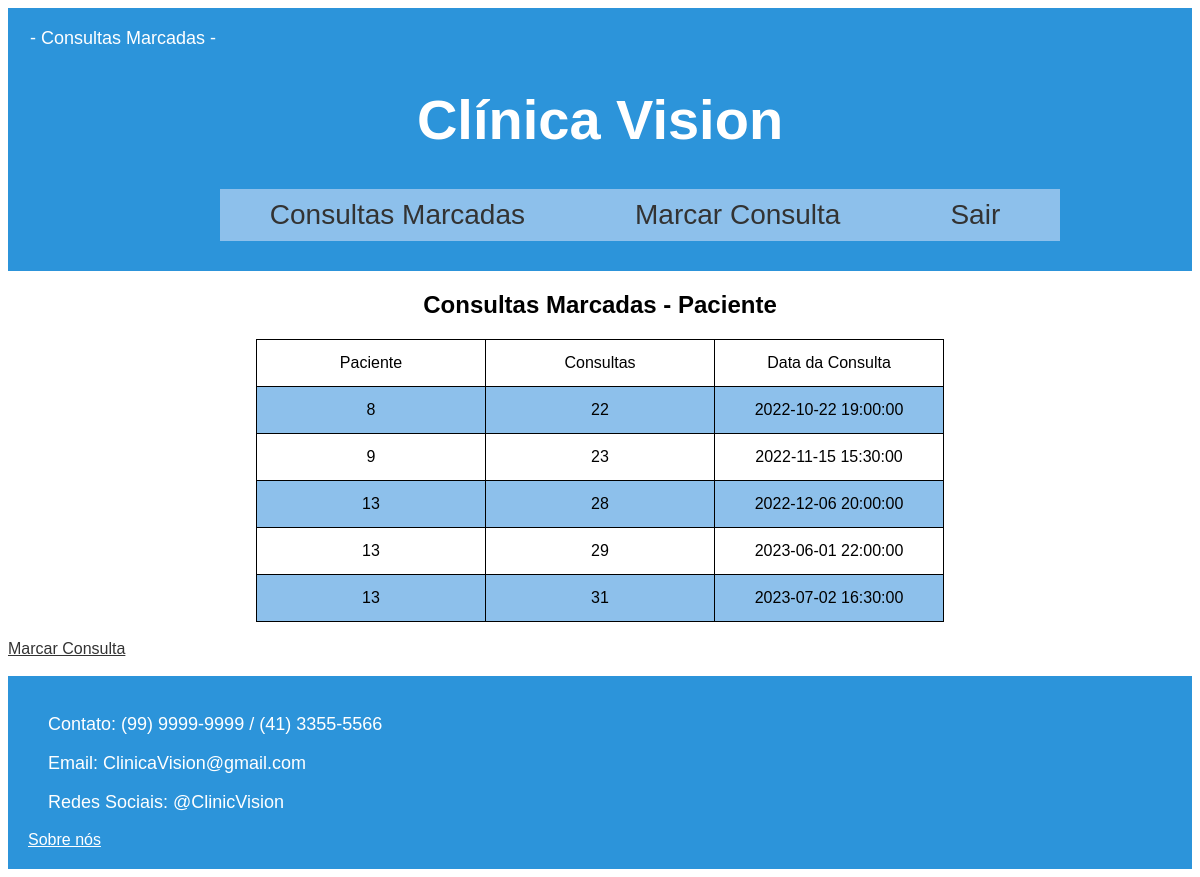
Screenshot of /paciente_view/consulta_paciente_view/listar_consultas_marcadas.php with the database file from the repository.
### tables this page shows
CREATE TABLE `consulta_paciente_view` (
  `cod_consulta_marcada` int(11) NOT NULL,
  `cod_consulta` int(11) NOT NULL,
  `cod_paciente` int(11) NOT NULL
);

CREATE TABLE `consulta_medico_view` (
  `cod_consulta` int(11) NOT NULL,
  `data_consulta` datetime NOT NULL,
  `status` tinyint(1) NOT NULL,
  `cod_medico` int(11) NOT NULL
);

### paciente_view/consulta_paciente_view/consulta_paciente_view.php (called while the page is built, shortened)
<?php
Class consulta_paciente_view{
public $conn;
    public function __Construct($conn){
        $this->conn=$conn;
    }
    public function Listar_consultas_marcadas(){
        $query="SELECT c.cod_consulta_marcada,consulta_medico_view.data_consulta, c.cod_paciente FROM `consulta_paciente_view`as c
                INNER JOIN `consulta_medico_view` ON c.`cod_consulta`= `consulta_medico_view`.`cod_consulta` WHERE 1;";
		$stmt=$this->conn->prepare($query);
		$stmt->execute();
		return $stmt;
    }
}
?>

### paciente_view/consulta_paciente_view/listar_consultas_marcadas.php (the view, shortened to what this page needs)
<!DOCTYPE html>
<html lang="en">
<head>
    <link rel="stylesheet" type="text/css" href="../../home.css">
</head>
<body>
    <div class="header">
        <p id="home">- Consultas Marcadas -</p>
        <h1>Clínica Vision</h1>
            <ul class="menu">
                <li><a href="listar_consultas_marcadas.php">Consultas Marcadas</a></li>
                <li><a href="marcar_consulta.php" id="adm">Marcar Consulta</a></li>
                <li><a href="../../home.html">Sair</a></li>
            </ul>
    </div>
<?php
include_once 'consulta_paciente_view.php';
$base=new Conexao();
$db=$base->getConection();
$cat=new consulta_paciente_view($db);
$stmt=$cat->Listar_consultas_marcadas();
echo "<h2>Consultas Marcadas - Paciente</h2>";
echo "<table border=1>";
    echo "<tr>";
        echo "<td>Paciente</td>";
        echo "<td>Consultas</td>";
        echo "<td>Data da Consulta</td>";
    echo "</tr>";
        while ($row = $stmt->fetch(PDO::FETCH_ASSOC)){
            extract($row);
            echo "<tr>";
                echo "<td>{$cod_paciente}</td>";
                echo "<td>{$cod_consulta_marcada}</td>";
                echo "<td>{$data_consulta}</td>";
             echo "</tr>";
    }
    echo "</table>";
?>
<br>
<a href="marcar_consulta.php" id="adm">Marcar Consulta</a><br><br>
    </body>
    <footer>
        <p>Contato: (99) 9999-9999 / (41) 3355-5566</p>
        <p>Email: ClinicaVision@gmail.com</p>
        <p>Redes Sociais: @ClinicVision</p>
        <a href="sobre.html">Sobre nós</a>
    </footer>
</html>

### home.css (style rules this page uses)
.header { padding: 2px; background: #2892dafa; color: white; font-size: 28px; }
ul { list-style-type: none; width: 100%; display: table; text-align: center; }
.menu li { display: inline-block; float: none; background-color: rgb(141, 192, 235); border-right:10px solid #fdfdfd00; }
.menu li a { color:#333; text-decoration:none; padding: 10px 50px; display:grid; }
h1 { text-align: center; font-family:'Gill Sans', 'Gill Sans MT', 'Calibri', 'Trebuchet MS', sans-serif; }
h2 { text-align: center; font-family:'Gill Sans', 'Gill Sans MT', 'Calibri', 'Trebuchet MS', sans-serif; }
#home { color: rgb(255, 255, 255); font-size: large; padding-left: 20px; font-family:'Gill Sans', 'Gill Sans MT', 'Calibri', 'Trebuchet MS', sans-serif; }
p { color: rgb(255, 255, 255); font-size: large; padding-left: 20px; font-family:'Gill Sans', 'Gill Sans MT', 'Calibri', 'Trebuchet MS', sans-serif; }
#adm { color: #333; text-align: center; font-family:'Gill Sans', 'Gill Sans MT', 'Calibri', 'Trebuchet MS', sans-serif; }
footer { font-family:'Gill Sans'; text-align: left; padding: 20px; background-color: #2892dafa; color: white; font-family:'Gill Sans', 'Gill Sans MT', 'Calibri', 'Trebuchet MS', sans-serif; }
a { color: white; font-family:'Gill Sans', 'Gill Sans MT', 'Calibri', 'Trebuchet MS', sans-serif; }
table, tr, td { border: 1px solid black; }
table { border-collapse: collapse; margin: auto; font-family:'Gill Sans', 'Gill Sans MT', 'Calibri', 'Trebuchet MS', sans-serif; }
tr, td { padding: 14px; text-align: center; width: 200px; }
tr:nth-child(even) { background-color: rgb(141, 192, 235); }

### rows the page displays
consulta_paciente_view: cod_paciente "8", cod_consulta_marcada "22", cod_consulta.data_consulta "2022-10-22 19:00:00"
consulta_paciente_view: cod_paciente "9", cod_consulta_marcada "23", cod_consulta.data_consulta "2022-11-15 15:30:00"
consulta_paciente_view: cod_paciente "13", cod_consulta_marcada "28", cod_consulta.data_consulta "2022-12-06 20:00:00"
consulta_paciente_view: cod_paciente "13", cod_consulta_marcada "29", cod_consulta.data_consulta "2023-06-01 22:00:00"
consulta_paciente_view: cod_paciente "13", cod_consulta_marcada "31", cod_consulta.data_consulta "2023-07-02 16:30:00"
